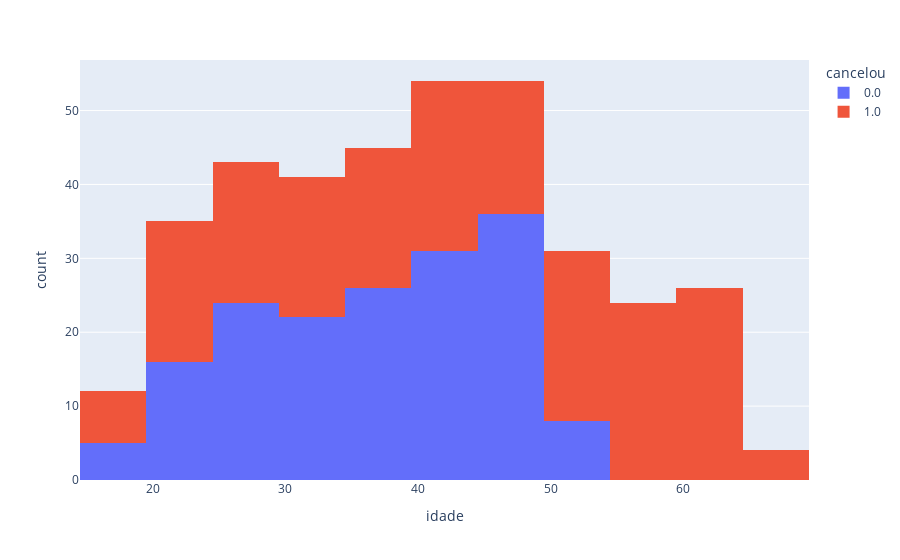
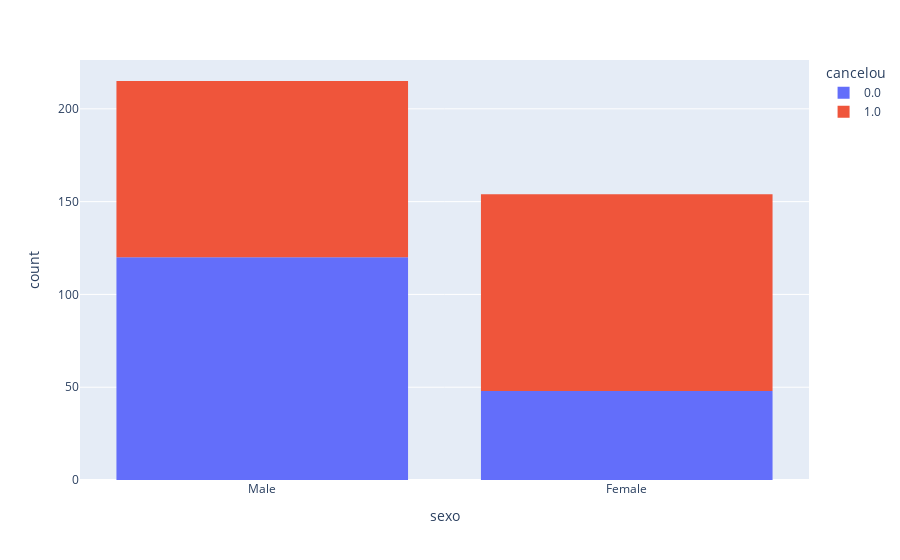
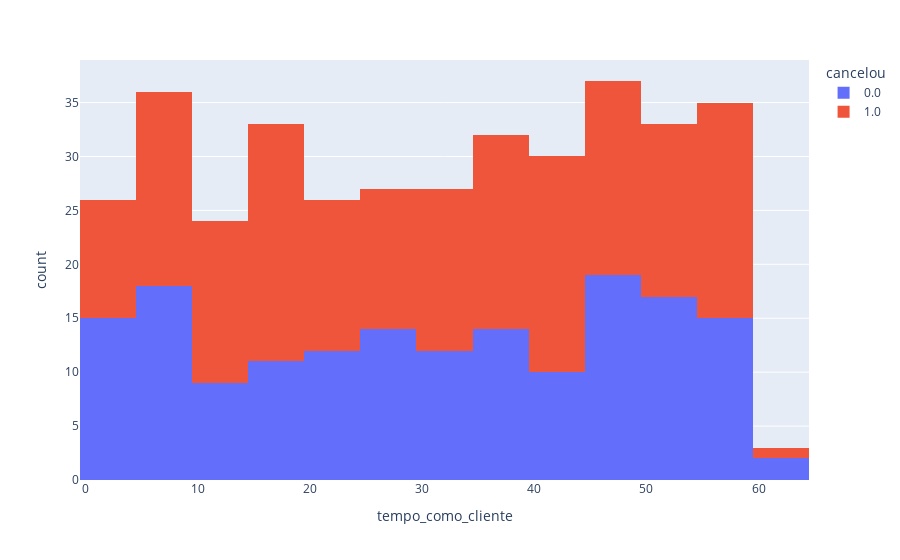
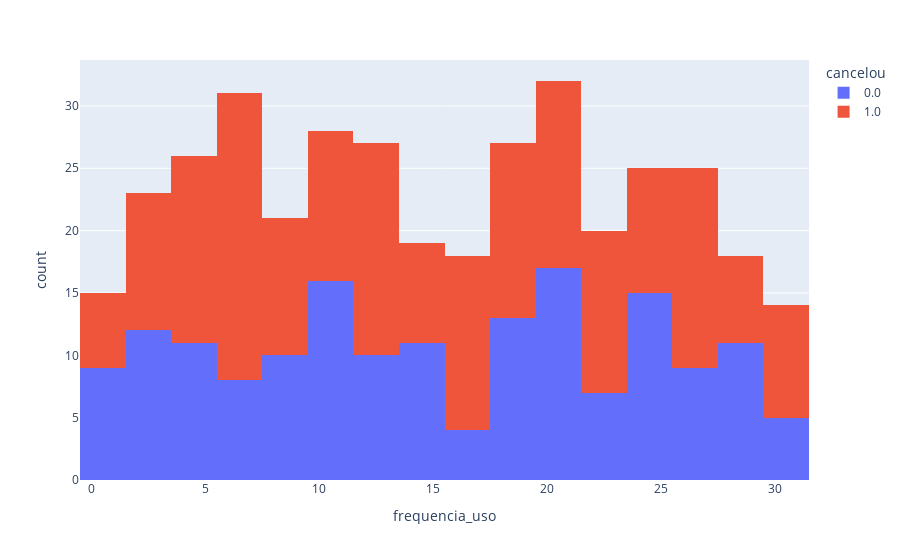

The cell these charts' notebook holds for them, in order:
### Code cell
# Passo 5: Análise da causa de cancelamentos
import plotly.express as px
# https://plotly.com/

for coluna in tabela.columns:
    #criar o gráfico
    grafico = px.histogram(tabela, x=coluna, color="cancelou")
    # exibe gráfico
    grafico.show()

### Figure 1 — Plotly figure (JSON) as saved in the notebook; plotly's stock layout.template omitted (floating-point values rounded to 4 significant figures; data arrays with more than 128 entries replaced by an {"elided": "..."} marker saying what was removed)
{"data": [{"alignmentgroup": "True", "bingroup": "x", "hovertemplate": "cancelou=0.0<br>idade=%{x}<br>count=%{y}<extra></extra>", "legendgroup": "0.0", "marker": {"color": "#636efa", "pattern": {"shape": ""}}, "name": "0.0", "offsetgroup": "0.0", "orientation": "v", "showlegend": true, "type": "histogram", "x": {"elided": "168 int values"}, "xaxis": "x", "yaxis": "y"}, {"alignmentgroup": "True", "bingroup": "x", "hovertemplate": "cancelou=1.0<br>idade=%{x}<br>count=%{y}<extra></extra>", "legendgroup": "1.0", "marker": {"color": "#EF553B", "pattern": {"shape": ""}}, "name": "1.0", "offsetgroup": "1.0", "orientation": "v", "showlegend": true, "type": "histogram", "x": {"elided": "201 int values"}, "xaxis": "x", "yaxis": "y"}], "layout": {"barmode": "relative", "legend": {"title": {"text": "cancelou"}, "tracegroupgap": 0}, "margin": {"t": 60}, "xaxis": {"anchor": "y", "domain": [0, 1], "title": {"text": "idade"}}, "yaxis": {"anchor": "x", "domain": [0, 1], "title": {"text": "count"}}}}

### Figure 2 — Plotly figure (JSON) as saved in the notebook; plotly's stock layout.template omitted (floating-point values rounded to 4 significant figures; data arrays with more than 128 entries replaced by an {"elided": "..."} marker saying what was removed)
{"data": [{"alignmentgroup": "True", "bingroup": "x", "hovertemplate": "cancelou=0.0<br>sexo=%{x}<br>count=%{y}<extra></extra>", "legendgroup": "0.0", "marker": {"color": "#636efa", "pattern": {"shape": ""}}, "name": "0.0", "offsetgroup": "0.0", "orientation": "v", "showlegend": true, "type": "histogram", "x": {"elided": "168 str values"}, "xaxis": "x", "yaxis": "y"}, {"alignmentgroup": "True", "bingroup": "x", "hovertemplate": "cancelou=1.0<br>sexo=%{x}<br>count=%{y}<extra></extra>", "legendgroup": "1.0", "marker": {"color": "#EF553B", "pattern": {"shape": ""}}, "name": "1.0", "offsetgroup": "1.0", "orientation": "v", "showlegend": true, "type": "histogram", "x": {"elided": "201 str values"}, "xaxis": "x", "yaxis": "y"}], "layout": {"barmode": "relative", "legend": {"title": {"text": "cancelou"}, "tracegroupgap": 0}, "margin": {"t": 60}, "xaxis": {"anchor": "y", "domain": [0, 1], "title": {"text": "sexo"}}, "yaxis": {"anchor": "x", "domain": [0, 1], "title": {"text": "count"}}}}

### Figure 3 — Plotly figure (JSON) as saved in the notebook; plotly's stock layout.template omitted (floating-point values rounded to 4 significant figures; data arrays with more than 128 entries replaced by an {"elided": "..."} marker saying what was removed)
{"data": [{"alignmentgroup": "True", "bingroup": "x", "hovertemplate": "cancelou=0.0<br>tempo_como_cliente=%{x}<br>count=%{y}<extra></extra>", "legendgroup": "0.0", "marker": {"color": "#636efa", "pattern": {"shape": ""}}, "name": "0.0", "offsetgroup": "0.0", "orientation": "v", "showlegend": true, "type": "histogram", "x": {"elided": "168 int values"}, "xaxis": "x", "yaxis": "y"}, {"alignmentgroup": "True", "bingroup": "x", "hovertemplate": "cancelou=1.0<br>tempo_como_cliente=%{x}<br>count=%{y}<extra></extra>", "legendgroup": "1.0", "marker": {"color": "#EF553B", "pattern": {"shape": ""}}, "name": "1.0", "offsetgroup": "1.0", "orientation": "v", "showlegend": true, "type": "histogram", "x": {"elided": "201 int values"}, "xaxis": "x", "yaxis": "y"}], "layout": {"barmode": "relative", "legend": {"title": {"text": "cancelou"}, "tracegroupgap": 0}, "margin": {"t": 60}, "xaxis": {"anchor": "y", "domain": [0, 1], "title": {"text": "tempo_como_cliente"}}, "yaxis": {"anchor": "x", "domain": [0, 1], "title": {"text": "count"}}}}

### Figure 4 — Plotly figure (JSON) as saved in the notebook; plotly's stock layout.template omitted (floating-point values rounded to 4 significant figures; data arrays with more than 128 entries replaced by an {"elided": "..."} marker saying what was removed)
{"data": [{"alignmentgroup": "True", "bingroup": "x", "hovertemplate": "cancelou=0.0<br>frequencia_uso=%{x}<br>count=%{y}<extra></extra>", "legendgroup": "0.0", "marker": {"color": "#636efa", "pattern": {"shape": ""}}, "name": "0.0", "offsetgroup": "0.0", "orientation": "v", "showlegend": true, "type": "histogram", "x": {"elided": "168 int values"}, "xaxis": "x", "yaxis": "y"}, {"alignmentgroup": "True", "bingroup": "x", "hovertemplate": "cancelou=1.0<br>frequencia_uso=%{x}<br>count=%{y}<extra></extra>", "legendgroup": "1.0", "marker": {"color": "#EF553B", "pattern": {"shape": ""}}, "name": "1.0", "offsetgroup": "1.0", "orientation": "v", "showlegend": true, "type": "histogram", "x": {"elided": "201 int values"}, "xaxis": "x", "yaxis": "y"}], "layout": {"barmode": "relative", "legend": {"title": {"text": "cancelou"}, "tracegroupgap": 0}, "margin": {"t": 60}, "xaxis": {"anchor": "y", "domain": [0, 1], "title": {"text": "frequencia_uso"}}, "yaxis": {"anchor": "x", "domain": [0, 1], "title": {"text": "count"}}}}
